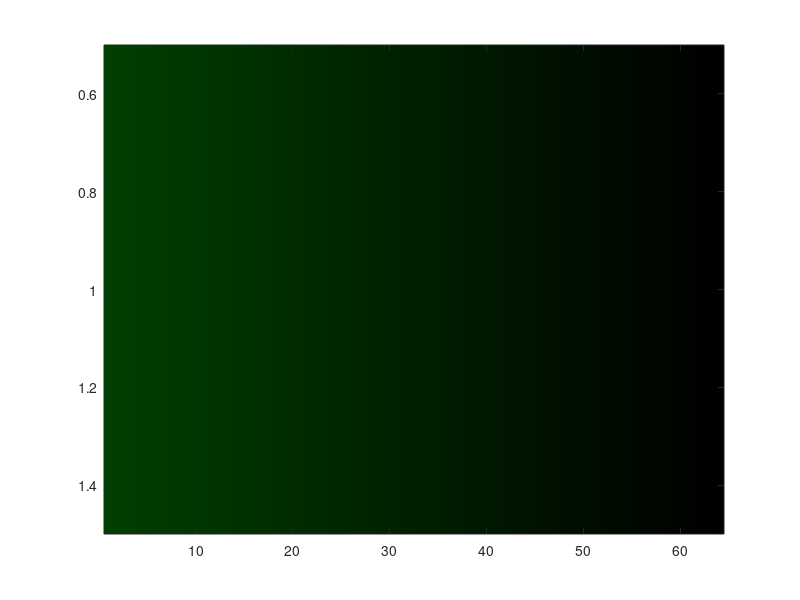
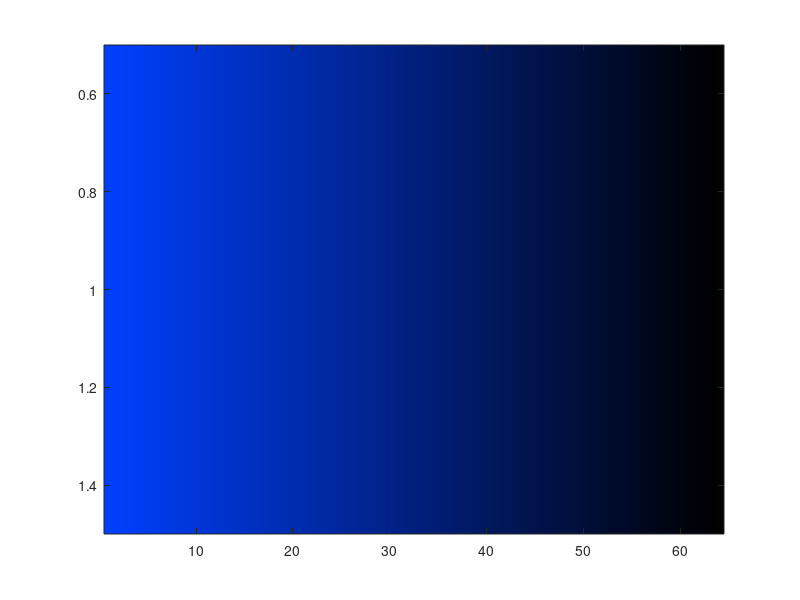

Here is the MATLAB script that generated these plots, in order:
numCol = 64;
col = fliplr(linspace(0,63/255,numCol))';
% gcol = [zeros(size(col)); ones(size(col))*64; ones(size(col))*128; ...
%     ones(size(col))*192]/255;
% col = [col; col; col; col];
myColMap = horzcat(zeros(size(col)), col, zeros(size(col)));
% myColMap = horzcat(col, zeros(size(col)), zeros(size(col)));
% myColMap = horzcat(col,gcol,zeros(size(col)));
% myColMap = horzcat(zeros(size(col)),zeros(size(col)),col);
imagesc(0:(numCol-1));
colormap(myColMap)


x = uint8(63:-1:0);
y = bitshift(x,2);



colb = double(y)' / 255;
numCol = 64;
myColMap = horzcat(zeros(size(col)),col,colb);
figure; imagesc(0:(numCol-1));
colormap(myColMap)